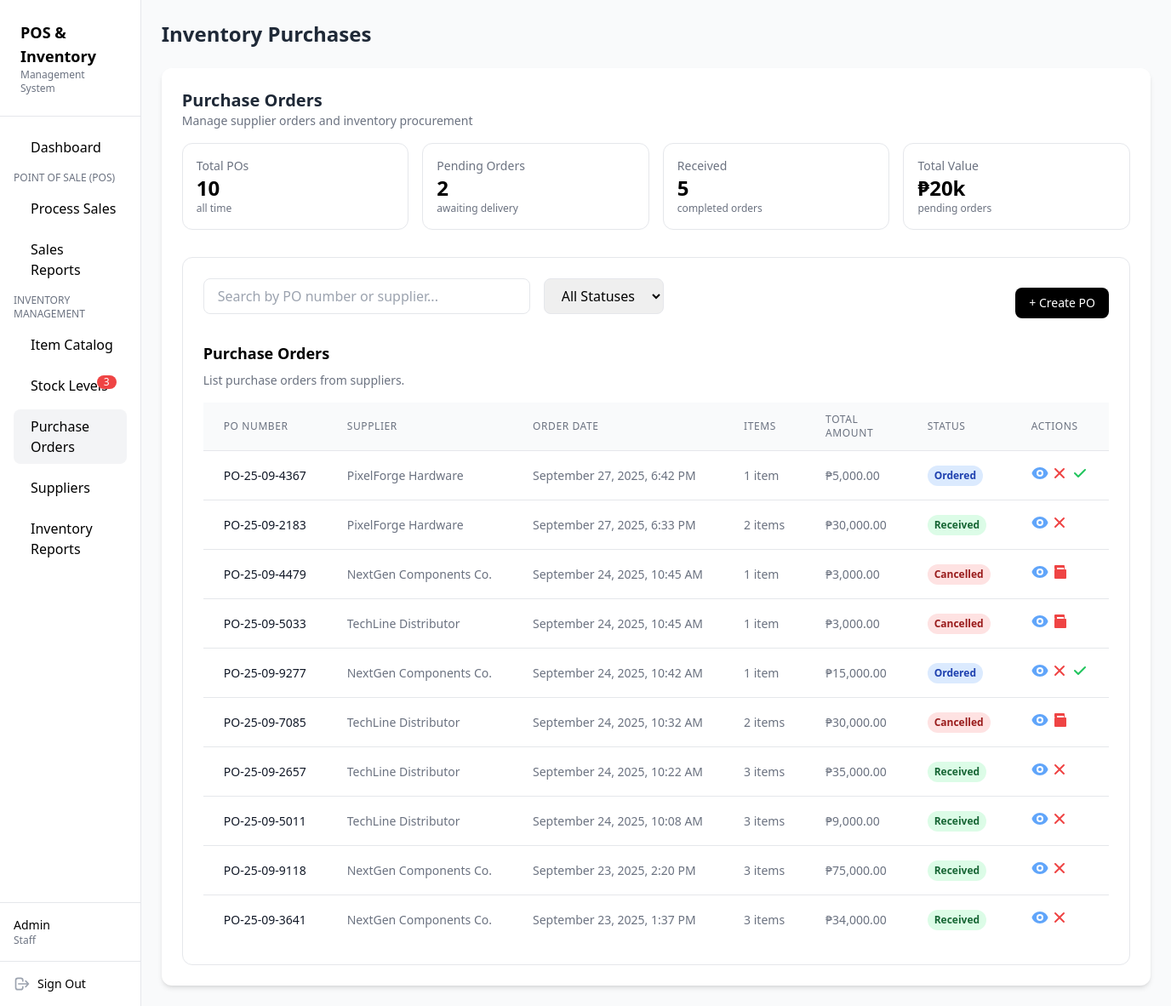
/purchase_orders.php (signed in), run on an earlier commit of the app's database.
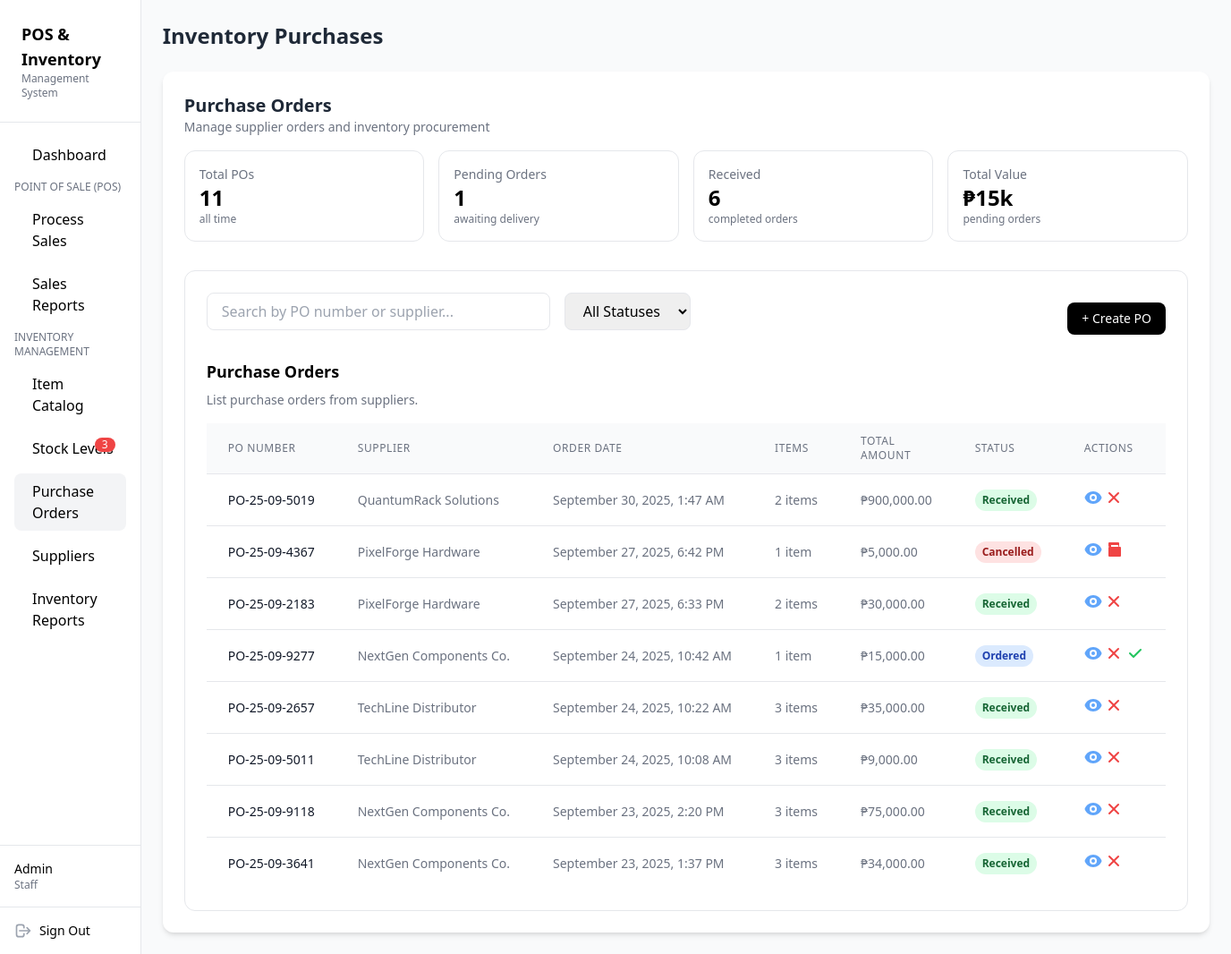
And on a later commit of the database.
### tables this page shows
CREATE TABLE `purchase_orders` (
  `purchase_order_id` int(11) NOT NULL,
  `po_number` varchar(80) NOT NULL,
  `supplier_id` int(11) NOT NULL,
  `grand_total` decimal(10,2) DEFAULT 0.00,
  `status` enum('Ordered','Received','Cancelled') DEFAULT 'Ordered',
  `date` datetime DEFAULT current_timestamp(),
  `created_by` int(11) NOT NULL,
  `is_active` tinyint(1) NOT NULL DEFAULT 1
);

CREATE TABLE `suppliers` (
  `supplier_id` int(11) NOT NULL,
  `supplier_name` varchar(100) NOT NULL,
  `contact_number` varchar(20) DEFAULT NULL,
  `email` varchar(100) DEFAULT NULL,
  `status` tinyint(1) DEFAULT 1
);

### database/database.php (called while the page is built, shortened)
<?php
class Database
{
    private $serverName = ("mysql:host=localhost;dbname=computer_store");
    private $userName = ("root");
    private $userPass = ("");
    private $fetchDefault = array(PDO::ATTR_DEFAULT_FETCH_MODE => PDO::FETCH_ASSOC);
    public function conn()
    {
        try {
            $this->conn = new PDO($this->serverName, $this->userName, $this->userPass, $this->fetchDefault);
            return $this->conn;
        } catch (PDOException $e) {
            echo "Error : " . $e->getMessage();
            exit;
        }
    }
    public function list_purchase_orders()
    {
        $conn = $this->conn();
        $stmt = $conn->prepare("
        SELECT po.*, s.supplier_name, u.username AS created_by
        FROM purchase_orders po
        JOIN suppliers s ON po.supplier_id = s.supplier_id
        JOIN users u ON po.created_by = u.user_id
        ORDER BY po.date DESC
    ");
        $stmt->execute();
        $purchaseOrders = $stmt->fetchAll();
        foreach ($purchaseOrders as &$po) {
            $itemStmt = $conn->prepare("
            SELECT
                i.item_name,
                poi.quantity,
                poi.unit_cost,
                poi.line_total
            FROM purchase_order_items poi
            JOIN items i ON poi.item_id = i.item_id
            WHERE poi.purchase_order_id = ?
        ");
            $itemStmt->execute([$po['purchase_order_id']]);
            $po['items'] = $itemStmt->fetchAll();
        }
        return $purchaseOrders;
    }
    public function select_purchase_orders()
    {
        $sql = $this->conn()->prepare("
            SELECT
                po.*,
                s.supplier_name
            FROM
                purchase_orders po
            JOIN
                suppliers s ON po.supplier_id = s.supplier_id
        ");
        $sql->execute();
        $purchase_orders = $sql->fetchAll();
        return $purchase_orders;
    }
}
$database = new Database();

### purchase_orders.php (the view, shortened to what the changed rows need)
<?php
include "database/database.php";
$database->login_session();
$database->create_purchase_order();
$database->cancel_purchase_order();
$database->archive_purchase_order();
$database->receive_purchase_order();
$purchaseOrders = $database->list_purchase_orders();
$purchase_orders = $database->select_purchase_orders();
?>
<!DOCTYPE html>
<html lang="en">
<head>
  <script src="https://cdn.tailwindcss.com"></script>
</head>
<body class="bg-gray-50 flex">
  <aside class="sticky top-0 w-64 h-screen bg-white border-r flex flex-col">
    <div class="p-6 border-b">
      <h1 class="text-lg font-bold">POS & Inventory</h1>
    </div>
  </aside>
  <main class="flex-1 p-6">
    <header class="mb-6">
      <h2 class="text-2xl font-bold text-gray-800">Inventory Purchases</h2>
    </header>
    <section class="bg-white rounded-xl shadow-md p-6">
      <div class="grid grid-cols-1 sm:grid-cols-2 lg:grid-cols-4 gap-4 mb-8">
        <div class="bg-white border rounded-xl p-4 flex items-center justify-between">
          <div>
            <p class="text-sm text-gray-500">Total POs</p>
            <h4 class="text-2xl font-bold"><?php echo count($purchase_orders); ?></h4>
            <p class="text-xs text-gray-500">all time</p>
          </div>
        </div>
        <div class="bg-white border rounded-xl p-4 flex items-center justify-between">
          <div>
            <p class="text-sm text-gray-500">Pending Orders</p>
            <?php
            $statusOrdered = count(array_filter($purchase_orders, fn($po) => $po['status'] === "Ordered"));
            ?>
            <h4 class="text-2xl font-bold"><?php echo $statusOrdered; ?></h4>
            <p class="text-xs text-gray-500">awaiting delivery</p>
          </div>
        </div>
        <div class="bg-white border rounded-xl p-4 flex items-center justify-between">
          <div>
            <p class="text-sm text-gray-500">Received</p>
            <?php
            $statusReceivedTotal = count(array_filter($purchase_orders, fn($po) => $po['status'] === "Received"));
            ?>
            <h4 class="text-2xl font-bold"><?php echo $statusReceivedTotal; ?></h4>
            <p class="text-xs text-gray-500">completed orders</p>
          </div>
        </div>
        <div class="bg-white border rounded-xl p-4 flex items-center justify-between">
          <div>
            <p class="text-sm text-gray-500">Total Value</p>
            <?php
            $grandTotal = array_sum(
              array_column(
                array_filter($purchase_orders, fn($po) => $po['status'] === "Ordered"),
                'grand_total'
              )
            );
            ?>
            <?php
            function formatCompactCurrency($number)
            {
              if ($number >= 1_000_000_000) {
                return '₱' . round($number / 1_000_000_000, 1) . 'B';
              } elseif ($number >= 1_000_000) {
                return '₱' . round($number / 1_000_000, 1) . 'M';
              } elseif ($number >= 1_000) {
                return '₱' . round($number / 1_000, 1) . 'k';
              } else {
                return '₱' . number_format($number, 0);
              }
            }
            ?>
            <h4 class="text-2xl font-bold"><?php echo formatCompactCurrency($grandTotal); ?></h4>
            <p class="text-xs text-gray-500">pending orders</p>
          </div>
        </div>
      </div>
      <div class="bg-white border rounded-xl p-6">
        <div class="overflow-x-auto">
          <table class="min-w-full divide-y divide-gray-200">
            <thead class="bg-gray-50">
              <tr>
                <th class="px-6 py-3 text-left text-xs font-medium text-gray-500 uppercase tracking-wider">PO Number
                </th>
                <th class="px-6 py-3 text-left text-xs font-medium text-gray-500 uppercase tracking-wider">Supplier</th>
                <th class="px-6 py-3 text-left text-xs font-medium text-gray-500 uppercase tracking-wider">Order Date
                </th>
                <th class="px-6 py-3 text-left text-xs font-medium text-gray-500 uppercase tracking-wider">Items</th>
                <th class="px-6 py-3 text-left text-xs font-medium text-gray-500 uppercase tracking-wider">Total Amount
                </th>
                <th class="px-6 py-3 text-left text-xs font-medium text-gray-500 uppercase tracking-wider">Status</th>
                <th class="px-6 py-3 text-left text-xs font-medium text-gray-500 uppercase tracking-wider">Actions</th>
              </tr>
            </thead>
            <tbody class="bg-white divide-y divide-gray-200">
              <?php foreach ($purchaseOrders as $po): ?>
                <?php if ($po['is_active'] === 0)
                  continue; ?>
                <tr>
                  <td class="px-6 py-4 whitespace-nowrap text-sm font-medium text-gray-900">
                    <?= htmlspecialchars($po['po_number']) ?>
                  </td>
                  <td class="px-6 py-4 whitespace-nowrap text-sm text-gray-500">
                    <?= htmlspecialchars($po['supplier_name']) ?>
                  </td>
                  <td class="px-6 py-4 whitespace-nowrap text-sm text-gray-500">
                    <?= date('F j, Y, g:i A', strtotime($po['date'])) ?>
                  </td>
                  <td class="px-6 py-4 whitespace-nowrap text-sm text-gray-500">
                    <?php
                    $count = count($po['items'] ?? []);
                    echo $count . ' item' . ($count !== 1 ? 's' : '');
                    ?>
                  </td>
                  <td class="px-6 py-4 whitespace-nowrap text-sm text-gray-500">
                    ₱<?= number_format($po['grand_total'], 2) ?>
                  </td>
                  <td class="px-6 py-4 whitespace-nowrap text-sm text-gray-500">
                    <?php
                    $status = strtolower($po['status']);
                    switch ($status) {
                      case 'ordered':
                        $color = 'bg-blue-100 text-blue-800';
                        break;
                      case 'received':
                        $color = 'bg-green-100 text-green-800';
                        break;
                      case 'cancelled':
                        $color = 'bg-red-100 text-red-800';
                        break;
                    }
                    ?>
                    <span
                      class="status-label <?= $color ?> px-2 inline-flex text-xs leading-5 font-semibold rounded-full">
                      <?= ucfirst($status) ?>
                    </span>
                  </td>
                  <td class="px-6 py-4 whitespace-nowrap text-sm font-medium">
                    <button class="viewPoBtn text-blue-400 hover:text-blue-600" title="View"
                      data-po-number="<?= htmlspecialchars($po['po_number']) ?>"
                      data-supplier="<?= htmlspecialchars($po['supplier_name']) ?>"
                      data-date="<?= htmlspecialchars($po['date']) ?>"
                      data-status="<?= htmlspecialchars($po['status']) ?>"
                      data-created-by="<?= htmlspecialchars($po['created_by']) ?>"
                      data-items='<?= json_encode($po['items']) ?>'>
                      <svg class="h-5 w-5" viewBox="0 0 20 20" fill="currentColor">
                        <path d="M10 12a2 2 0 100-4 2 2 0 000 4z" />
                        <path fill-rule="evenodd"
                          d="M.458 10C1.732 5.943 5.522 3 10 3s8.268 2.943 9.542 7c-1.274 4.057-5.064 7-9.542 7S1.732 14.057.458 10zM14 10a4 4 0 11-8 0 4 4 0 018 0z"
                          clip-rule="evenodd" />
                      </svg>
                    </button>
                    <?php if ($po['status'] != "Cancelled"): ?>
                      <button class="text-red-500 hover:text-red-700 openCancelPoModal"
                        data-id="<?= $po['purchase_order_id'] ?>" data-number="<?= htmlspecialchars($po['po_number']) ?>"
                        title="Cancel Purchase Order">
                      </button>
                    <?php endif; ?>
                    <?php if ($po['status'] == "Cancelled"): ?>
                      <button class="text-red-500 hover:text-red-700 openArchivePoModal"
                        data-id="<?= $po['purchase_order_id'] ?>" data-name="<?= htmlspecialchars($po['po_number']) ?>"
                        title="Archive Purchase Order">
                        <svg xmlns="http://www.w3.org/2000/svg" class="h-5 w-5" viewBox="0 0 20 20" fill="currentColor">
                          <path fill-rule="evenodd"
                            d="M4 3a1 1 0 011-1h10a1 1 0 011 1v3a1 1 0 01-1 1H5a1 1 0 01-1-1V3zm3 4h10a1 1 0 011 1v9a1 1 0 01-1 1H5a1 1 0 01-1-1V8a1 1 0 011-1h10V5H7v3z"
                            clip-rule="evenodd" />
                        </svg>
                      </button>
                    <?php endif; ?>
                    <?php if ($po['status'] != "Received" && $po['status'] != "Cancelled"): ?>
                      <button class="text-green-500 hover:text-green-700 openReceivePoModal"
                        data-id="<?= $po['purchase_order_id'] ?>" data-name="<?= htmlspecialchars($po['po_number']) ?>"
                        title="Mark this PO as received">
                        <svg xmlns="http://www.w3.org/2000/svg" class="h-5 w-5" viewBox="0 0 20 20" fill="currentColor">
                          <path fill-rule="evenodd"
                            d="M16.707 5.293a1 1 0 00-1.414 0L8 12.586 4.707 9.293a1 1 0 00-1.414 1.414l4 4a1 1 0 001.414 0l8-8a1 1 0 000-1.414z"
                            clip-rule="evenodd" />
                        </svg>
                      </button>
                    <?php endif; ?>
                  </td>
                </tr>
              <?php endforeach; ?>
            </tbody>
          </table>
        </div>
      </div>
    </section>
  </main>
</body>
</html>

What changed in the data, as far as the page shows it:
no longer on this page (row edited): purchase_orders: po_number "PO-25-09-4479", supplier.supplier_name "NextGen Components Co.", date "September 24, 2025, 10:45 AM", count "1", grand_total "3,000.00", status "Cancelled"
no longer on this page (row edited): purchase_orders: po_number "PO-25-09-5033", supplier.supplier_name "TechLine Distributor", date "September 24, 2025, 10:45 AM", count "1", grand_total "3,000.00", status "Cancelled"
no longer on this page (row edited): purchase_orders: po_number "PO-25-09-7085", supplier.supplier_name "TechLine Distributor", date "September 24, 2025, 10:32 AM", count "2", grand_total "30,000.00", status "Cancelled"
added purchase_orders: po_number "PO-25-09-5019", supplier.supplier_name "QuantumRack Solutions", date "September 30, 2025, 1:47 AM", count "2", grand_total "900,000.00", status "Received"
changed purchase_orders "PO-25-09-4367": status "Ordered" → "Cancelled"
Also different on the page:
count($purchase_orders): "10" → "11"
$statusOrdered: "2" → "1"
$statusReceivedTotal: "5" → "6"
formatCompactCurrency($grandTotal): "₱20k" → "₱15k"
